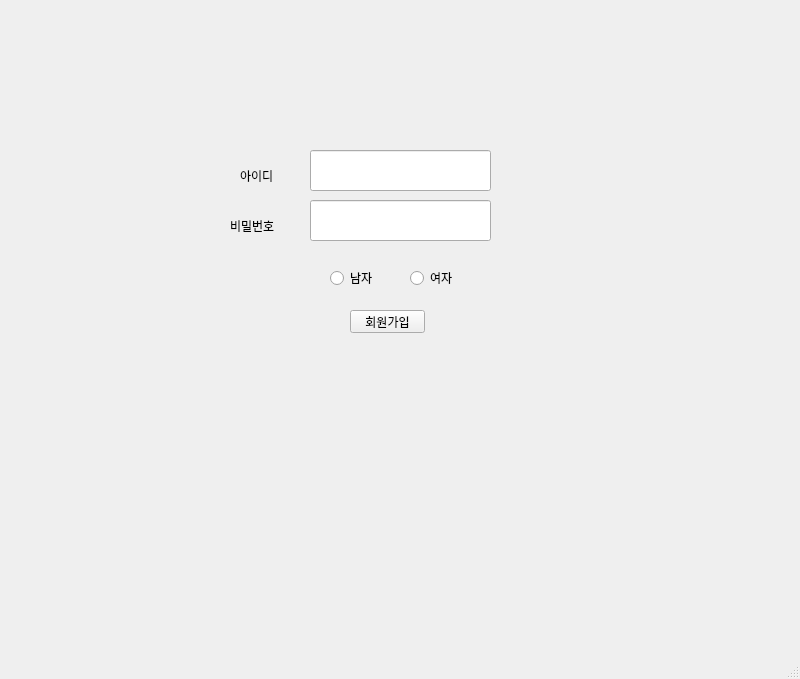
<?xml version="1.0" encoding="UTF-8"?>
<ui version="4.0">
 <class>MainWindow</class>
 <widget class="QMainWindow" name="MainWindow">
  <property name="geometry">
   <rect>
    <x>0</x>
    <y>0</y>
    <width>800</width>
    <height>679</height>
   </rect>
  </property>
  <property name="windowTitle">
   <string>MainWindow</string>
  </property>
  <widget class="QWidget" name="centralwidget">
   <widget class="QStackedWidget" name="stackedWidget">
    <property name="geometry">
     <rect>
      <x>80</x>
      <y>30</y>
      <width>651</width>
      <height>461</height>
     </rect>
    </property>
    <property name="currentIndex">
     <number>1</number>
    </property>
    <widget class="QWidget" name="page">
     <widget class="QLabel" name="label">
      <property name="geometry">
       <rect>
        <x>280</x>
        <y>100</y>
        <width>71</width>
        <height>61</height>
       </rect>
      </property>
      <property name="text">
       <string>메인 페이지</string>
      </property>
     </widget>
     <widget class="QPushButton" name="sign_up">
      <property name="geometry">
       <rect>
        <x>270</x>
        <y>180</y>
        <width>91</width>
        <height>41</height>
       </rect>
      </property>
      <property name="text">
       <string>회원가입</string>
      </property>
     </widget>
    </widget>
    <widget class="QWidget" name="page_2">
     <widget class="QLabel" name="label_2">
      <property name="geometry">
       <rect>
        <x>160</x>
        <y>140</y>
        <width>56</width>
        <height>12</height>
       </rect>
      </property>
      <property name="text">
       <string>아이디</string>
      </property>
     </widget>
     <widget class="QLabel" name="label_3">
      <property name="geometry">
       <rect>
        <x>150</x>
        <y>190</y>
        <width>56</width>
        <height>12</height>
       </rect>
      </property>
      <property name="text">
       <string>비밀번호</string>
      </property>
     </widget>
     <widget class="QPushButton" name="send">
      <property name="geometry">
       <rect>
        <x>270</x>
        <y>280</y>
        <width>75</width>
        <height>23</height>
       </rect>
      </property>
      <property name="text">
       <string>회원가입</string>
      </property>
     </widget>
     <widget class="QRadioButton" name="radioButton">
      <property name="geometry">
       <rect>
        <x>250</x>
        <y>240</y>
        <width>90</width>
        <height>16</height>
       </rect>
      </property>
      <property name="text">
       <string>남자</string>
      </property>
     </widget>
     <widget class="QLineEdit" name="lineEdit">
      <property name="geometry">
       <rect>
        <x>230</x>
        <y>120</y>
        <width>181</width>
        <height>41</height>
       </rect>
      </property>
     </widget>
     <widget class="QLineEdit" name="lineEdit_2">
      <property name="geometry">
       <rect>
        <x>230</x>
        <y>170</y>
        <width>181</width>
        <height>41</height>
       </rect>
      </property>
     </widget>
     <widget class="QRadioButton" name="radioButton_2">
      <property name="geometry">
       <rect>
        <x>330</x>
        <y>240</y>
        <width>90</width>
        <height>16</height>
       </rect>
      </property>
      <property name="text">
       <string>여자</string>
      </property>
     </widget>
    </widget>
   </widget>
  </widget>
  <widget class="QMenuBar" name="menubar">
   <property name="geometry">
    <rect>
     <x>0</x>
     <y>0</y>
     <width>800</width>
     <height>21</height>
    </rect>
   </property>
  </widget>
  <widget class="QStatusBar" name="statusbar"/>
 </widget>
 <resources/>
 <connections/>
</ui>
